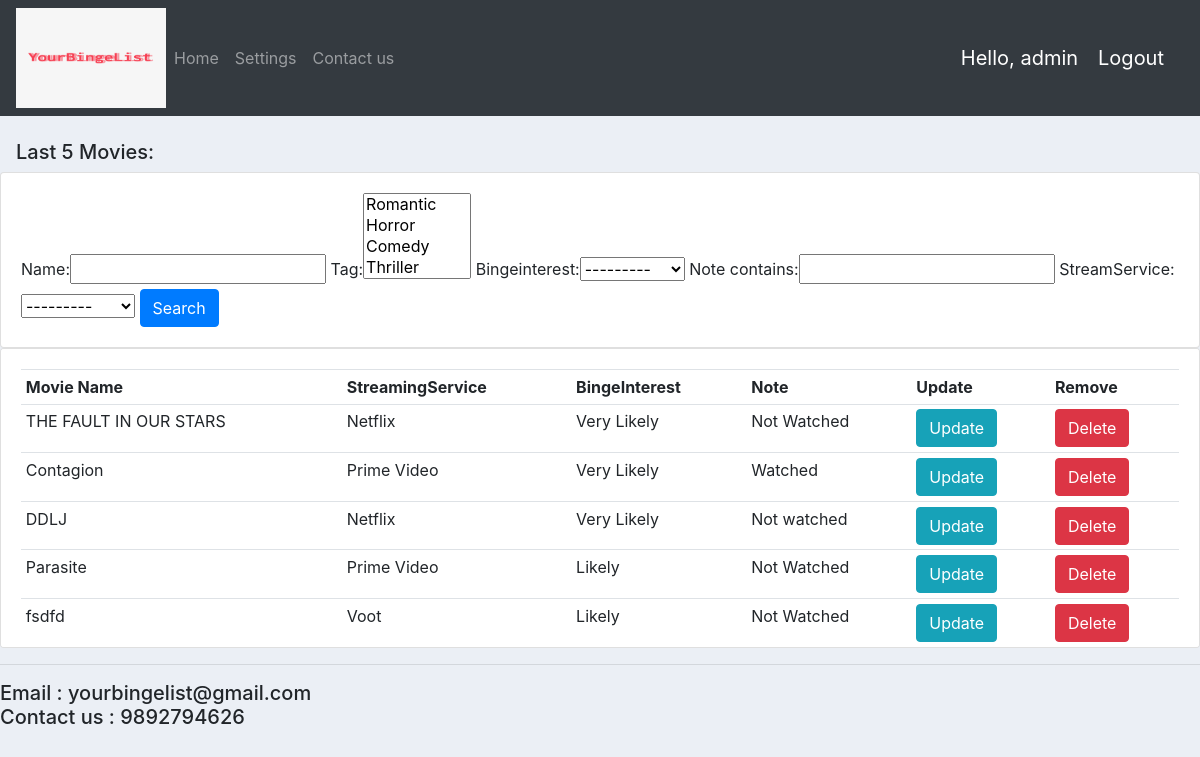
/filterPage/ (signed in), run on an earlier commit of the app's database.
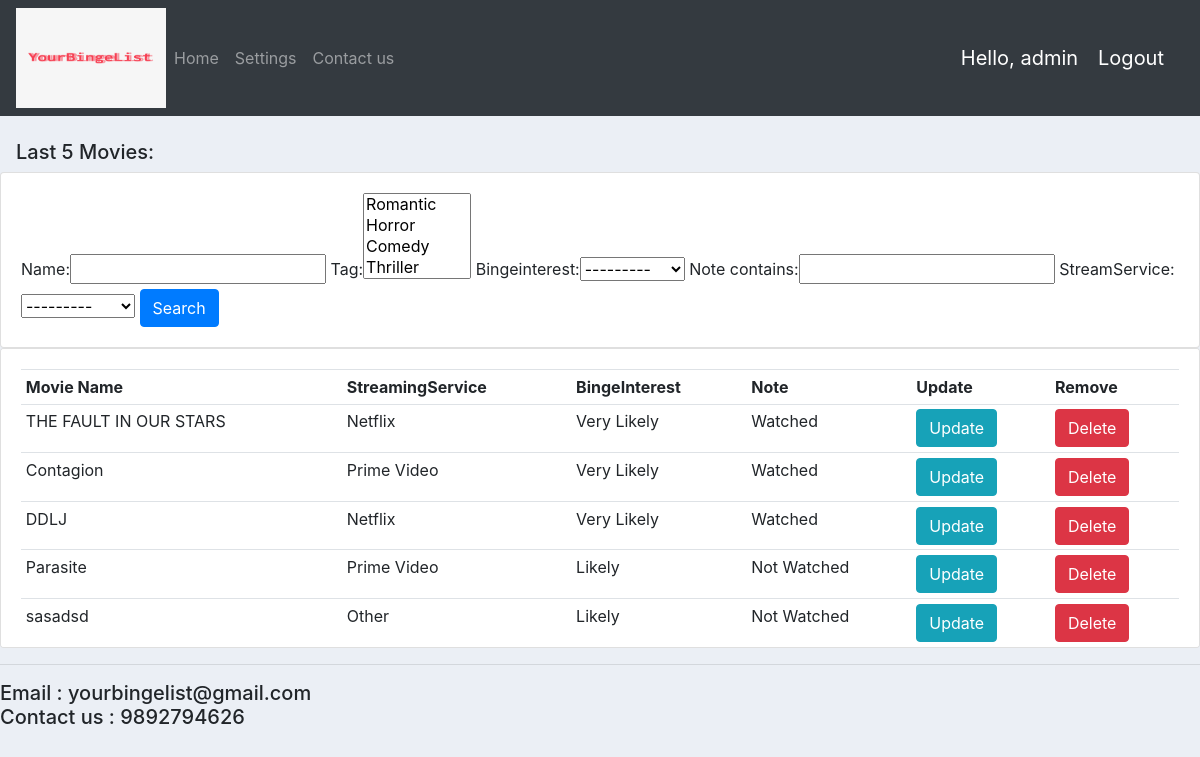
And on a later commit of the database.
### accounts/models.py (models this page shows, shortened)
class ListItem(models.Model):
    STREAMINGPARTNER=(
                         ('Netflix','Netflix'),
                         ('Prime Video','Prime Video'),
                         ('Hotstar','Hotstar'),
                         ('Voot','Voot'),
                         ('Disney+','Disney+'),
                         ('Zee 5','Zee 5'),
                         ('Other','Other')
    )
    BINGEINTEREST = (
        ('Very Likely', 'Very Likely'),
        ('Likely', 'Likely'),
        ('Maybe', 'Maybe')
    )
    STATUS=(
        ('Not Watched','Not Watched'),
        ('Watched','Watched')
    )
    customer = models.ForeignKey(Customer, on_delete=models.SET_NULL, null=True)
    name=models.CharField(max_length=200,null=True)
    tag=models.ManyToManyField(Tag)
    bingeinterest=models.CharField(max_length=50,null=True,choices=BINGEINTEREST)
    note=models.CharField(default='Not watched',max_length=50,null=True,choices=STATUS)
    streamService=models.CharField(max_length=200,null=True,choices=STREAMINGPARTNER)

### accounts/views.py (the view)
# urls.py: path('filterPage/', views.filterList, name="filterPage"),
@login_required(login_url='login')
def filterList(request):
    customer = request.user.customer
    listItem=customer.listitem_set.all()
    myFilter = ListFilter(request.GET, queryset=listItem)
    item = myFilter.qs
    context={'myFilter':myFilter,'items':item }
    return render(request,'accounts/filterPage.html',context)

### accounts/models.py (called while the page is built)
        def __str__(self):
            return self.genre

### accounts/templates/accounts/filterPage.html (shortened to what this page needs)
{% extends "accounts/main.html"%}
{% block content%}
<div class="row">
    <div class="col-md">
        &nbsp;&nbsp;<h5>&nbsp;&nbsp; Last 5 Movies: </h5>
        <div class="row">
            <div class="col">
                <div class="card card-body">
                    <form method="get">
                        {{ myFilter.form }}
                        <button class="btn btn-primary" type="submit">Search</button>
                    </form>
                </div>
            </div>
        </div>
        <div class="card card-body table-wrapper-scroll-y my-custom-scrollbar">
            <table class="table table-sm">
                <tr>
                    <th>Movie Name</th>
                    <th>StreamingService</th>
                    <th>BingeInterest</th>
                    <th>Note</th>
                    <th>Update</th>
                    <th>Remove</th>
                </tr>
                {% for item in items %}
                <tr>
                    <td>{{ item.name }}</td>
                    <td>{{ item.streamService }}</td>
                    <td>{{ item.bingeinterest}}</td>
                    <td>{{ item.note }}</td>
                    <td><a href="{% url 'update_List' item.id %}" class="btn btn-md btn-info">Update</a></td>
                    <td><a href="{% url 'delete_order' item.id %}" class="btn btn-md btn-danger">Delete</a></td>
                </tr>
                {% endfor %}
            </table>
        </div>
    </div>
</div>
{% endblock content %}

What changed in the data, as far as the page shows it:
removed ListItem: name "fsdfd", streamService "Voot", bingeinterest "Likely", note "Not Watched"
changed ListItem "THE FAULT IN OUR STARS": note "Not Watched" → "Watched"
changed ListItem "DDLJ": note "Not watched" → "Watched"
now on this page (row unchanged): ListItem: name "sasadsd", streamService "Other", bingeinterest "Likely", note "Not Watched"
